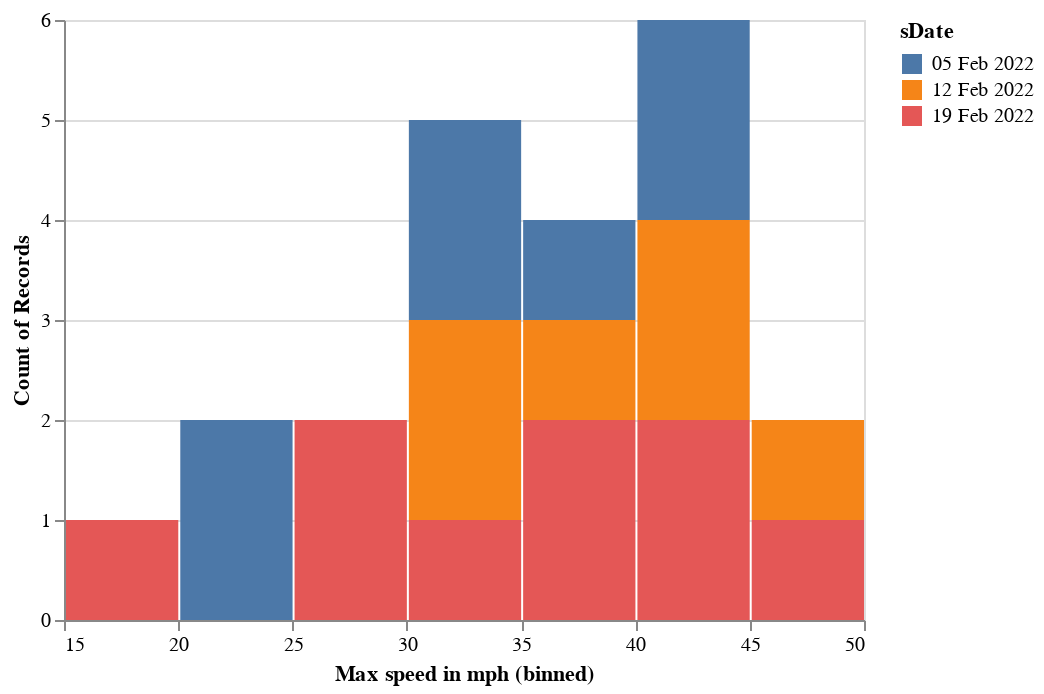

The notebook cell saved with this chart:
### Code cell
alt.Chart(df).mark_bar().encode(
    alt.X("Max speed in mph:Q", bin=True),
    y='count()',
    color = alt.Color('sDate:N')
)

### Figure 1 — Vega-Lite specification as saved in the notebook (floating-point values rounded to 4 significant figures)
{"config": {"view": {"continuousWidth": 400, "continuousHeight": 300}}, "data": {"name": "data-f0738afa6943108067aaf6b0516c90c6"}, "mark": "bar", "encoding": {"color": {"field": "sDate", "type": "nominal"}, "x": {"bin": true, "field": "Max speed in mph", "type": "quantitative"}, "y": {"aggregate": "count", "type": "quantitative"}}, "$schema": "https://vega.github.io/schema/vega-lite/v4.17.0.json", "datasets": {"data-f0738afa6943108067aaf6b0516c90c6": [{"Date": "2022-02-05T00:00:00", "Run number": 1, "Vertical feet per run": 450, "Distance miles": 0.8, "Max speed in mph": 23, "sDate": "05 Feb 2022"}, {"Date": "2022-02-05T00:00:00", "Run number": 2, "Vertical feet per run": 500, "Distance miles": 1.1, "Max speed in mph": 39, "sDate": "05 Feb 2022"}, {"Date": "2022-02-05T00:00:00", "Run number": 3, "Vertical feet per run": 260, "Distance miles": 0.5, "Max speed in mph": 40, "sDate": "05 Feb 2022"}, {"Date": "2022-02-05T00:00:00", "Run number": 4, "Vertical feet per run": 300, "Distance miles": 0.7, "Max speed in mph": 34, "sDate": "05 Feb 2022"}, {"Date": "2022-02-05T00:00:00", "Run number": 5, "Vertical feet per run": 200, "Distance miles": 0.6, "Max speed in mph": 44, "sDate": "05 Feb 2022"}, {"Date": "2022-02-05T00:00:00", "Run number": 6, "Vertical feet per run": 260, "Distance miles": 1.2, "Max speed in mph": 20, "sDate": "05 Feb 2022"}, {"Date": "2022-02-05T00:00:00", "Run number": 7, "Vertical feet per run": 500, "Distance miles": 1.1, "Max speed in mph": 33, "sDate": "05 Feb 2022"}, {"Date": "2022-02-12T00:00:00", "Run number": 1, "Vertical feet per run": 400, "Distance miles": 0.8, "Max speed in mph": 40, "sDate": "12 Feb 2022"}, {"Date": "2022-02-12T00:00:00", "Run number": 2, "Vertical feet per run": 700, "Distance miles": 1.0, "Max speed in mph": 30, "sDate": "12 Feb 2022"}, {"Date": "2022-02-12T00:00:00", "Run number": 3, "Vertical feet per run": 210, "Distance miles": 0.7, "Max speed in mph": 34, "sDate": "12 Feb 2022"}, {"Date": "2022-02-12T00:00:00", "Run number": 4, "Vertical feet per run": 300, "Distance miles": 0.9, "Max speed in mph": 46, "sDate": "12 Feb 2022"}, {"Date": "2022-02-12T00:00:00", "Run number": 5, "Vertical feet per run": 405, "Distance miles": 1.6, "Max speed in mph": 40, "sDate": "12 Feb 2022"}, {"Date": "2022-02-12T00:00:00", "Run number": 6, "Vertical feet per run": 340, "Distance miles": 0.9, "Max speed in mph": 39, "sDate": "12 Feb 2022"}, {"Date": "2022-02-19T00:00:00", "Run number": 1, "Vertical feet per run": 200, "Distance miles": 1.0, "Max speed in mph": 28, "sDate": "19 Feb 2022"}, {"Date": "2022-02-19T00:00:00", "Run number": 2, "Vertical feet per run": 400, "Distance miles": 1.0, "Max speed in mph": 38, "sDate": "19 Feb 2022"}, {"Date": "2022-02-19T00:00:00", "Run number": 3, "Vertical feet per run": 250, "Distance miles": 0.9, "Max speed in mph": 49, "sDate": "19 Feb 2022"}, {"Date": "2022-02-19T00:00:00", "Run number": 4, "Vertical feet per run": 600, "Distance miles": 2.0, "Max speed in mph": 44, "sDate": "19 Feb 2022"}, {"Date": "2022-02-19T00:00:00", "Run number": 5, "Vertical feet per run": 1000, "Distance miles": 1.8, "Max speed in mph": 27, "sDate": "19 Feb 2022"}, {"Date": "2022-02-19T00:00:00", "Run number": 6, "Vertical feet per run": 600, "Distance miles": 2.0, "Max speed in mph": 40, "sDate": "19 Feb 2022"}, {"Date": "2022-02-19T00:00:00", "Run number": 7, "Vertical feet per run": 200, "Distance miles": 0.7, "Max speed in mph": 19, "sDate": "19 Feb 2022"}, {"Date": "2022-02-19T00:00:00", "Run number": 8, "Vertical feet per run": 250, "Distance miles": 0.9, "Max speed in mph": 33, "sDate": "19 Feb 2022"}, {"Date": "2022-02-19T00:00:00", "Run number": 9, "Vertical feet per run": 450, "Distance miles": 1.0, "Max speed in mph": 37, "sDate": "19 Feb 2022"}]}}
